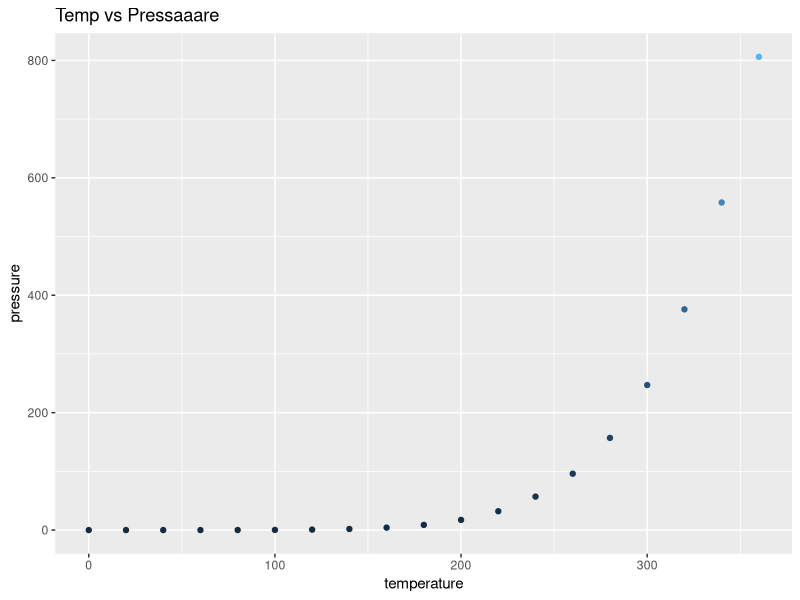

Here is the R script that generated this plot:
## ---- chunk 1
library(ggplot2)
knitr::opts_chunk$set(echo = TRUE)
## ---- chunk 2
summary(cars)
## ---- chunk 3
ggplot(pressure, aes(x = temperature, y = pressure, colour = pressure)) + geom_point() +
        labs(title = "Temp vs Pressaaare") +
        theme(legend.position = 'none')
